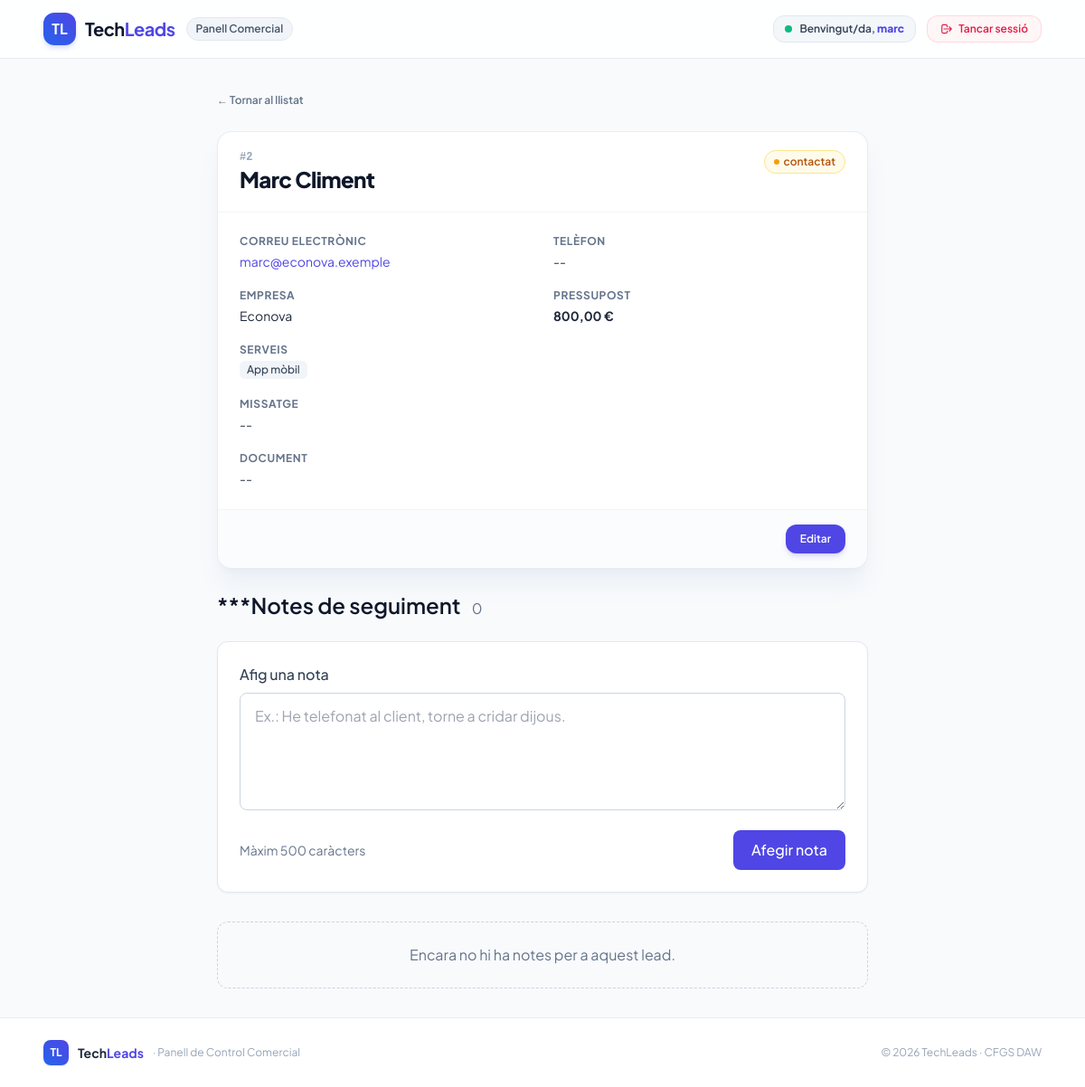
The page /dashboard/lead.php?id=2 (signed in) on the database its author committed.
### tables this page shows
CREATE TABLE leads (
    id INT UNSIGNED NOT NULL AUTO_INCREMENT,
    nom VARCHAR(100) NOT NULL,
    email VARCHAR(150) NOT NULL,
    telefon VARCHAR(20) NULL,
    empresa VARCHAR(100) NULL,
    serveis JSON NOT NULL,
    pressupost DECIMAL(10,2) NOT NULL,
    missatge TEXT NULL,
    document VARCHAR(255) NULL,
    estat ENUM('nou','contactat','tancat') NOT NULL DEFAULT 'nou',
    data_creacio TIMESTAMP NOT NULL DEFAULT CURRENT_TIMESTAMP,
    PRIMARY KEY (id)
);

### src/DAO/LeadDAO.php (called while the page is built, shortened)
<?php
class LeadDAO implements IDbAccess
{
    public function findById(int $id): ?Lead
    {
        $pdo = $this->connexio->getPDO();
        $stmt = $pdo->prepare(
            'SELECT id, nom, email, telefon, empresa, serveis,
                    pressupost, missatge, document, estat
             FROM leads
             WHERE id = :id'
        );
        $stmt->setFetchMode(self::MODE, Lead::class);
        $stmt->execute(['id' => $id]);
        $lead = $stmt->fetch();
        return $lead === false ? null : $lead;
    }
}

### src/Model/Lead.php (called while the page is built, shortened)
<?php
class Lead
{
    public function getId(): ?int
    {
        return $this->id;
    }
    public function getNom(): string
    {
        return $this->nom;
    }
    public function getEmail(): string
    {
        return $this->email;
    }
    public function getEmpresa(): ?string
    {
        return $this->empresa;
    }
    public function getTelefon(): ?string
    {
        return $this->telefon;
    }
    public function getServeis(): array
    {
        return is_string($this->serveis)
            ? (json_decode($this->serveis, true) ?? [])
            : $this->serveis;
    }
    public function getPressupost(): float
    {
        return $this->pressupost;
    }
    public function getMissatge(): ?string
    {
        return $this->missatge;
    }
    public function getDocument(): ?string
    {
        return $this->document;
    }
    public function getEstat(): string
    {
        return $this->estat;
    }
}

### src/helpers.php (called while the page is built, shortened)
<?php
function e(string $var) :string {
    return htmlspecialchars($var);
}
function colorEstat(string $estat): string
{
    return match ($estat) {
        Lead::ESTAT_NOU => 'emerald',
        Lead::ESTAT_CONTACTAT => 'amber',
        Lead::ESTAT_TANCAT => 'sky',
        default => 'sky',
    };
}

### src/DAO/NotaDAO.php (called while the page is built, shortened)
<?php
class NotaDAO implements IDbAccess
{
    public function findByLead(int $leadId): array
    {
        $pdo = $this->connexio->getPDO();
        $stmt = $pdo->prepare(
            'SELECT n.id,
                    n.texto AS text,
                    n.usuari_id,
                    n.lead_id,
                    n.data_creacio,
                    u.usuari AS nomUsuari
            FROM notas n
            JOIN usuaris u ON u.id = n.usuari_id
            WHERE n.lead_id = :lead_id
            ORDER BY n.data_creacio DESC, n.id DESC'
        );
        $stmt->setFetchMode(self::MODE, Nota::class);
        $stmt->execute(['lead_id' => $leadId]);
        return $stmt->fetchAll();
    }
}

### public/dashboard/lead.php (the view, shortened to what this page needs)
<?php
require_once __DIR__ . '/../../config/bootstrap.php';
$id = (int) $_GET['id'];
$errorBD = null;
$lead = null;
$notas = [];
$textoAnterior = $_SESSION["old_nota"] ?? "";
try {
    $lead = $leadDAO->findById($id);
    if ($lead !== null) {
        $notas = $notaDAO->findByLead($id);
    }
} catch (PDOException $e) {
    error_log($e->getMessage());
    $errorBD = 'No s\'ha pogut accedir a la base de dades.';
}
require_once __DIR__ . '/../../vistes/dashboard_capcalera.php';
?>
<main class="max-w-3xl mx-auto px-6 py-8 flex-1 w-full space-y-6">
    <a href="leads.php" class="inline-flex items-center gap-1.5 text-xs font-semibold text-slate-500 hover:text-indigo-600 transition-colors">
        &larr; Tornar al llistat
    </a>
    <?php if ($errorBD !== null): ?>
        <div class="rounded-xl border border-rose-200 bg-rose-50 px-4 py-3 text-sm font-medium text-rose-700">
            <?= e($errorBD) ?>
        </div>
    <?php else: ?>
        <?php $color = colorEstat($lead->getEstat()); ?>
        <div class="bg-white rounded-2xl shadow-xl shadow-slate-200/60 border border-slate-200/80 overflow-hidden">
            <div class="flex items-start justify-between gap-4 px-6 py-5 border-b border-slate-100">
                <div>
                    <div class="font-mono text-xs font-semibold text-slate-400">#<?= $lead->getId() ?></div>
                    <h1 class="text-2xl font-extrabold text-slate-900 tracking-tight"><?= e($lead->getNom()) ?></h1>
                </div>
                <span class="inline-flex items-center gap-1 px-2.5 py-1 rounded-full text-xs font-semibold bg-<?= $color ?>-50 text-<?= $color ?>-700 border border-<?= $color ?>-200">
                    <span class="h-1.5 w-1.5 rounded-full bg-<?= $color ?>-500"></span>
                    <?= e($lead->getEstat()) ?>
                </span>
            </div>
            <dl class="grid grid-cols-1 sm:grid-cols-2 gap-x-6 gap-y-5 px-6 py-6 text-sm">
                <div>
                    <dt class="text-xs font-bold uppercase tracking-wider text-slate-500">Correu electrònic</dt>
                    <dd class="mt-1">
                        <a href="mailto:<?= e($lead->getEmail()) ?>" class="text-indigo-600 hover:underline"><?= e($lead->getEmail()) ?></a>
                    </dd>
                </div>
                <div>
                    <dt class="text-xs font-bold uppercase tracking-wider text-slate-500">Telèfon</dt>
                    <dd class="mt-1 text-slate-800"><?= e($lead->getTelefon() ?: '--') ?></dd>
                </div>
                <div>
                    <dt class="text-xs font-bold uppercase tracking-wider text-slate-500">Empresa</dt>
                    <dd class="mt-1 text-slate-800"><?= e($lead->getEmpresa() ?: '--') ?></dd>
                </div>
                <div>
                    <dt class="text-xs font-bold uppercase tracking-wider text-slate-500">Pressupost</dt>
                    <dd class="mt-1 font-bold text-slate-800"><?= e(number_format($lead->getPressupost(), 2, ',', '.')) ?> €</dd>
                </div>
                <div class="sm:col-span-2">
                    <dt class="text-xs font-bold uppercase tracking-wider text-slate-500">Serveis</dt>
                    <dd class="mt-1 flex flex-wrap gap-1">
                        <?php foreach ($lead->getServeis() as $servei): ?>
                            <span class="px-2 py-0.5 rounded-md bg-slate-100 text-slate-700 text-xs font-medium"><?= e($servei) ?></span>
                        <?php endforeach; ?>
                    </dd>
                </div>
                <div class="sm:col-span-2">
                    <dt class="text-xs font-bold uppercase tracking-wider text-slate-500">Missatge</dt>
                    <dd class="mt-1 text-slate-800"><?= nl2br(e($lead->getMissatge() ?: '--')) ?></dd>
                </div>
                <div class="sm:col-span-2">
                    <dt class="text-xs font-bold uppercase tracking-wider text-slate-500">Document</dt>
                    <dd class="mt-1">
                        <?php if (!empty($lead->getDocument())): ?>
                            <a href="../pujades/<?= e($lead->getDocument()) ?>" class="text-indigo-600 hover:underline"><?= e($lead->getDocument()) ?></a>
                        <?php else: ?>
                            <span class="text-slate-800">--</span>
                        <?php endif; ?>
                    </dd>
                </div>
            </dl>
            <div class="flex justify-end px-6 py-4 border-t border-slate-100 bg-slate-50/60">
                <a href="editar.php?id=<?= $lead->getId() ?>"
                    class="inline-flex items-center px-4 py-2 rounded-xl bg-indigo-600 hover:bg-indigo-700 text-white text-xs font-semibold shadow-md shadow-indigo-500/20 transition-all">
                    Editar
                </a>
            </div>
        </div>
        <section id="notes" class="mt-12">
            <h2 class="text-2xl font-semibold text-slate-900 mb-6">
                ***Notes de seguiment
                <span class="ml-2 text-base font-normal text-slate-500"><?= e(count($notas)) ?></span>
            </h2>
            <form action="afegir_nota.php" method="POST"
                class="bg-white border border-slate-200 rounded-xl p-6 mb-8 shadow-sm">
                <label for="text" class="block text-base font-medium text-slate-700 mb-2">
                    Afig una nota
                </label>
                <textarea id="text" name="text" rows="4" maxlength="500" required
                    placeholder="Ex.: He telefonat al client, torne a cridar dijous."
                    class="w-full rounded-lg border border-slate-300 px-4 py-3 text-base leading-relaxed
                         focus:outline-none focus:ring-2 focus:ring-indigo-500 focus:border-indigo-500"><?= e($textoAnterior) ?></textarea>
                <div class="mt-4 flex items-center justify-between">
                    <span class="text-sm text-slate-500">Màxim 500 caràcters</span>
                    <button type="submit"
                        class="inline-flex items-center rounded-lg bg-indigo-600 px-5 py-2.5 text-base font-medium
                           text-white hover:bg-indigo-700 focus:outline-none focus:ring-2 focus:ring-indigo-500">
                        Afegir nota
                    </button>
                </div>
            </form>
            <?php if (empty($notas)): ?>
                <p class="rounded-xl border border-dashed border-slate-300 p-6 text-center text-slate-500">
                    Encara no hi ha notes per a aquest lead.
                </p>
            <?php endif ?>
        </section>
    <?php endif; ?>
</main>
<?php require_once __DIR__ . '/../../vistes/dashboard_peu.php';

### vistes/dashboard_capcalera.php (style rules this page uses)
body { font-family: 'Plus Jakarta Sans', sans-serif; }

### rows shown on the page
leads: id "2", nom "Marc Climent", estat "contactat", email "marc@econova.exemple", telefon "--", empresa "Econova", pressupost "800,00", serveis "App mòbil", missatge "--"

### other values the page prints
$_SESSION['usuari'] "marc"
count($notas) "0"
